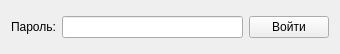
<?xml version="1.0" encoding="UTF-8"?>
<ui version="4.0">
 <class>AuthForm</class>
 <widget class="QWidget" name="AuthForm">
  <property name="geometry">
   <rect>
    <x>0</x>
    <y>0</y>
    <width>340</width>
    <height>54</height>
   </rect>
  </property>
  <property name="minimumSize">
   <size>
    <width>340</width>
    <height>54</height>
   </size>
  </property>
  <property name="maximumSize">
   <size>
    <width>340</width>
    <height>54</height>
   </size>
  </property>
  <property name="windowTitle">
   <string>Form</string>
  </property>
  <layout class="QGridLayout" name="gridLayout">
   <property name="topMargin">
    <number>11</number>
   </property>
   <item row="0" column="0">
    <widget class="QLabel" name="label">
     <property name="text">
      <string>Пароль:</string>
     </property>
    </widget>
   </item>
   <item row="0" column="1">
    <widget class="QLineEdit" name="password"/>
   </item>
   <item row="0" column="2">
    <widget class="QPushButton" name="btn_login">
     <property name="text">
      <string>Войти</string>
     </property>
    </widget>
   </item>
  </layout>
 </widget>
 <resources/>
 <connections/>
</ui>
